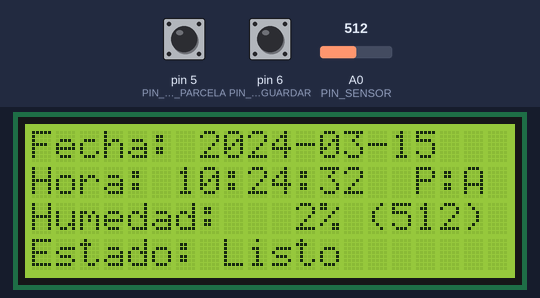
A sketch run on a simulated Arduino Uno, built with avr-gcc and run on an emulated ATmega328P. Parts: 20×4 character LCD. Inputs (shaded band) come from the test bench; at power-on: pin 5 (PIN_BTN_PARCELA) HIGH, pin 6 (PIN_BTN_GUARDAR) HIGH, A0 (PIN_SENSOR) = 512. The local clock reads 2024-03-15 10:24:30 at power-on unless the sketch sets it; storage starts empty; what the sketch prints to the serial monitor is not drawn.

Above: at 2.8 s.
2.9 s: pin 5 (PIN_BTN_PARCELA) pulled LOW for 0.15 s
At 5.8 s:
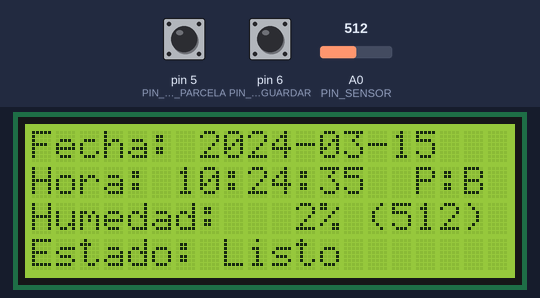
6.0 s: pin 6 (PIN_BTN_GUARDAR) pulled LOW for 0.15 s
At 7.1 s:
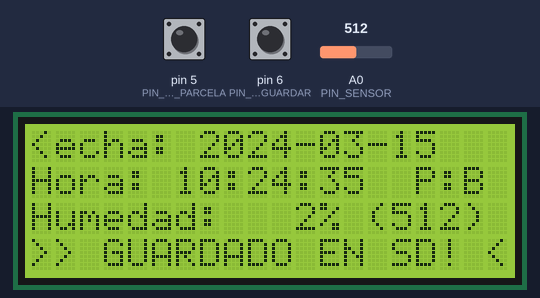
8.9 s: A0 (PIN_SENSOR) set to 108
At 9.9 s:
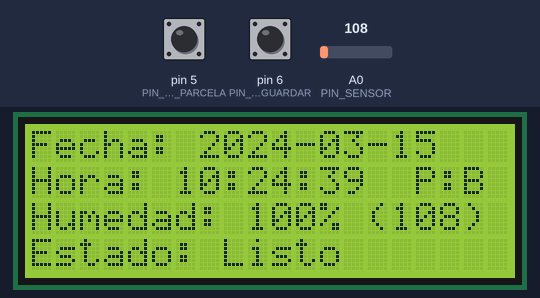
10.6 s: A0 (PIN_SENSOR) set to 92
At 11.8 s:
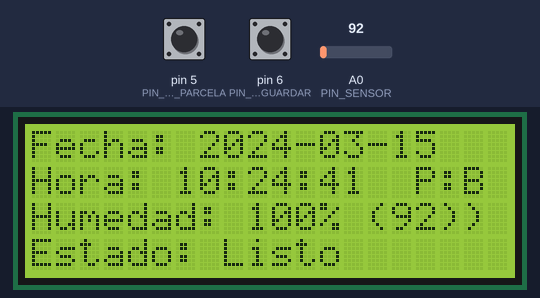
13.6 s: pin 5 (PIN_BTN_PARCELA) pulled LOW for 1 s
At 16.9 s:
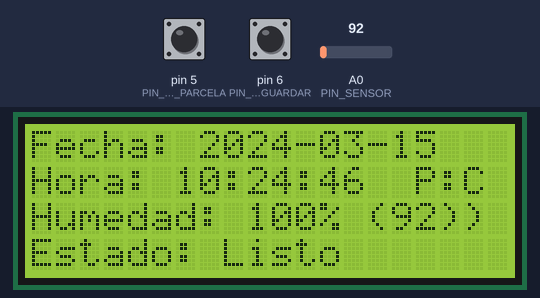
17.6 s: pin 6 (PIN_BTN_GUARDAR) pulled LOW for 1 s
At 18.7 s:
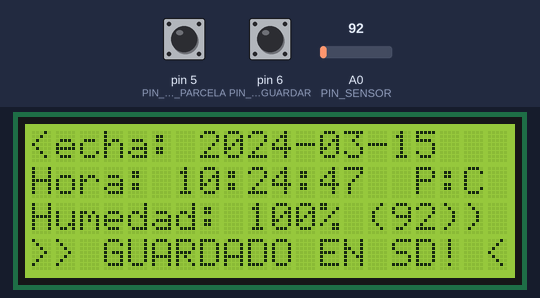
Timing chart, 0 to 20.6 s (numbered marks = the images above; inputs shaded):
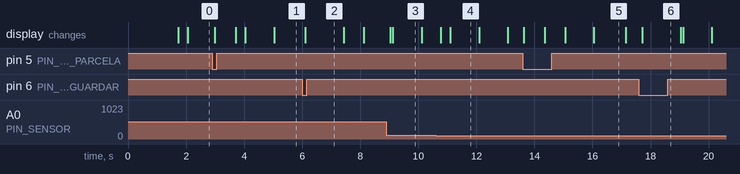

The sketch:

TR-sensor-humedad.ino
```cpp
#include <Wire.h>
#include <RTClib.h>
#include <SPI.h>
#include <SD.h>
#include <LiquidCrystal_I2C.h>

// Configuración LCD I2C para pantalla 20x4 (Dirección 0x27, 20 columnas, 4 filas)
LiquidCrystal_I2C lcd(0x27, 20, 4);

// Pines de componentes
const int PIN_SENSOR = A0;
const int PIN_SD_CS = 4;
const int PIN_BTN_GUARDAR = 6; // Botón 1: Iniciar / Guardar medición
const int PIN_BTN_PARCELA = 5; // Botón 2: Cambiar de parcela (A -> B -> C -> A...)

// Constantes de calibración del sensor de humedad
const int VALOR_SECO = 520;   // 0% de humedad (al aire)
const int VALOR_HUMEDO = 220; // 100% de humedad (en agua)

RTC_DS3231 rtc;
File archivo;

// Arreglo con las parcelas disponibles
const char PARCELAS[] = {'A', 'B', 'C'};
int indiceParcela = 0; // 0 = 'A', 1 = 'B', 2 = 'C'

unsigned long ultimoDebounceGuardar = 0;
unsigned long ultimoDebounceParcela = 0;
const unsigned long DELAY_DEBOUNCE = 250; // Evita rebotes mecánicos de los botones

bool estadoPrevioGuardar = HIGH;
bool estadoPrevioParcela = HIGH;

void setup() {
  Serial.begin(9600);
  Wire.begin();

  // Configurar botones con resistencias PULL-UP internas
  pinMode(PIN_BTN_GUARDAR, INPUT_PULLUP);
  pinMode(PIN_BTN_PARCELA, INPUT_PULLUP);

  // Inicializar Pantalla LCD 20x4
  lcd.init();
  lcd.backlight();
  lcd.setCursor(0, 0);
  lcd.print("   REGISTRADOR DE   ");
  lcd.setCursor(0, 1);
  lcd.print("  HUMEDAD DE SUELO  ");
  lcd.setCursor(0, 3);
  lcd.print("Iniciando...");

  // Inicializar Reloj RTC
  if (!rtc.begin()) {
    Serial.println("ERROR: No se detecta el RTC.");
    lcd.setCursor(0, 3);
    lcd.print("ERROR: Sin RTC!     ");
    while (true) {}
  }

  if (rtc.lostPower()) {
    rtc.adjust(DateTime(F(__DATE__), F(__TIME__)));
  }

  // Inicializar Tarjeta MicroSD
  if (!SD.begin(PIN_SD_CS)) {
    Serial.println("ERROR: No se detecta la MicroSD.");
    lcd.setCursor(0, 3);
    lcd.print("ERROR: Sin MicroSD! ");
    while (true) {}
  }

  // Crear encabezado CSV si no existe
  if (!SD.exists("HUMEDAD.CSV")) {
    archivo = SD.open("HUMEDAD.CSV", FILE_WRITE);
    if (archivo) {
      archivo.println("fecha,hora,parcela,lectura_adc,porcentaje_humedad");
      archivo.close();
    } else {
      Serial.println("ERROR creando el CSV.");
      lcd.setCursor(0, 3);
      lcd.print("ERROR: Crear CSV!   ");
      while (true) {}
    }
  }

  delay(1500);
  lcd.clear();
  Serial.println("Sistema Listo.");
}

void loop() {
  DateTime ahora = rtc.now();
  int lectura = analogRead(PIN_SENSOR);
  int porcentajeHumedad = map(lectura, VALOR_SECO, VALOR_HUMEDO, 0, 100);
  porcentajeHumedad = constrain(porcentajeHumedad, 0, 100);

  // Mapear el carácter actual de la parcela ('A', 'B' o 'C')
  char parcelaActual = PARCELAS[indiceParcela];

  // Formatting de buffers para la pantalla
  char bufferFecha[11];
  char bufferHora[9];
  snprintf(bufferFecha, sizeof(bufferFecha), "%04d-%02d-%02d", ahora.year(), ahora.month(), ahora.day());
  snprintf(bufferHora, sizeof(bufferHora), "%02d:%02d:%02d", ahora.hour(), ahora.minute(), ahora.second());

  // --- FILA 0: Fecha ---
  lcd.setCursor(0, 0);
  lcd.print("Fecha: ");
  lcd.print(bufferFecha);

  // --- FILA 1: Hora y Parcela ---
  lcd.setCursor(0, 1);
  lcd.print("Hora: ");
  lcd.print(bufferHora);
  lcd.print("  P:");
  lcd.print(parcelaActual);

  // --- FILA 2: Humedad y Lectura ADC ---
  lcd.setCursor(0, 2);
  lcd.print("Humedad: ");
  if (porcentajeHumedad < 100) lcd.print(" "); // Espaciado estético para alineación
  if (porcentajeHumedad < 10)  lcd.print(" ");
  lcd.print(porcentajeHumedad);
  lcd.print("% ");
  lcd.print("(");
  lcd.print(lectura);
  lcd.print(")");

  // --- FILA 3: Estado ---
  lcd.setCursor(0, 3);
  lcd.print("Estado: Listo       ");

  // --- LECTURA DEL BOTÓN 1: INICIAR / GUARDAR MEDICIÓN (Pin 6) ---
  bool lecturaGuardar = digitalRead(PIN_BTN_GUARDAR);
  if (lecturaGuardar == LOW && estadoPrevioGuardar == HIGH && (millis() - ultimoDebounceGuardar > DELAY_DEBOUNCE)) {
    ultimoDebounceGuardar = millis();
    guardarMedicionSD(ahora, parcelaActual, lectura, porcentajeHumedad);
  }
  estadoPrevioGuardar = lecturaGuardar;

  // --- LECTURA DEL BOTÓN 2: CAMBIAR PARCELA (Pin 5) ---
  bool lecturaParcela = digitalRead(PIN_BTN_PARCELA);
  if (lecturaParcela == LOW && estadoPrevioParcela == HIGH && (millis() - ultimoDebounceParcela > DELAY_DEBOUNCE)) {
    ultimoDebounceParcela = millis();

    // Rotación circular: A -> B -> C -> A
    indiceParcela = (indiceParcela + 1) % 3;
    char nuevaParcela = PARCELAS[indiceParcela];

    // Feedback visual en LCD
    lcd.setCursor(0, 3);
    lcd.print("Parcela -> ");
    lcd.print(nuevaParcela);
    lcd.print("        ");

    Serial.print("Cambiado a Parcela ");
    Serial.println(nuevaParcela);

    delay(600); // Breve pausa de confirmación
  }
  estadoPrevioParcela = lecturaParcela;

  delay(50); // Pequeña pausa de estabilización
}

void guardarMedicionSD(DateTime ahora, char parcela, int lectura, int porcentaje) {
  char fecha[11];
  char hora[9];

  snprintf(fecha, sizeof(fecha), "%04d-%02d-%02d", ahora.year(), ahora.month(), ahora.day());
  snprintf(hora, sizeof(hora), "%02d:%02d:%02d", ahora.hour(), ahora.minute(), ahora.second());

  archivo = SD.open("HUMEDAD.CSV", FILE_WRITE);

  if (archivo) {
    archivo.print(fecha);
    archivo.print(",");
    archivo.print(hora);
    archivo.print(",");
    archivo.print(parcela);
    archivo.print(",");
    archivo.print(lectura);
    archivo.print(",");
    archivo.println(porcentaje);

    archivo.flush();
    archivo.close();

    // Confirmación en la Fila 3 de la LCD
    lcd.setCursor(0, 3);
    lcd.print(">> GUARDADO EN SD! <<");

    Serial.print("GUARDADO: ");
    Serial.print(fecha);
    Serial.print(" ");
    Serial.print(hora);
    Serial.print(" | Parcela ");
    Serial.print(parcela);
    Serial.print(" | ADC=");
    Serial.print(lectura);
    Serial.print(" | Hum=");
    Serial.print(porcentaje);
    Serial.println("%");

    delay(1200); // Muestra confirmación en pantalla
  } else {
    Serial.println("ERROR: No se pudo escribir en la SD.");
    lcd.setCursor(0, 3);
    lcd.print("Err: Guardar SD!    ");
    delay(1500);
  }
}
```

Measured:
- the behaviour switches between 100 and 99 on A0 (PIN_SENSOR) (found by bisection; images 3 and 4)
- after the input at 2.9 s, the display: first changes after 0.09 s (image 1 shows a later state)
- after the input at 6.0 s, the display: changes after 0.10 s (image 2)
- after the input at 10.6 s, the display: first changes after 0.18 s (image 4 shows a later state)
- after the input at 13.6 s, the display: first changes at once (image 5 shows a later state)
- after the input at 17.6 s, the display: changes after 0.12 s (image 6)
- what the display in image 3 shows lasts 1.0 s, from 9.1 s to 10.1 s
